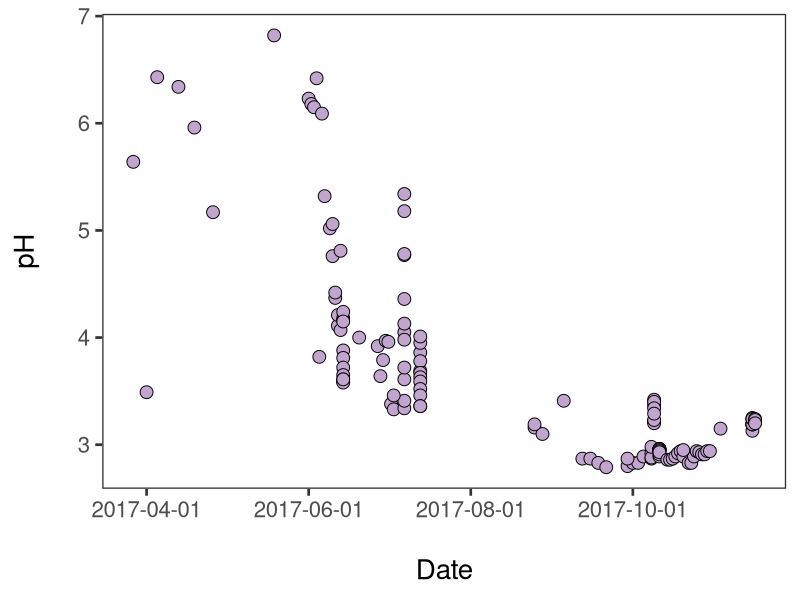
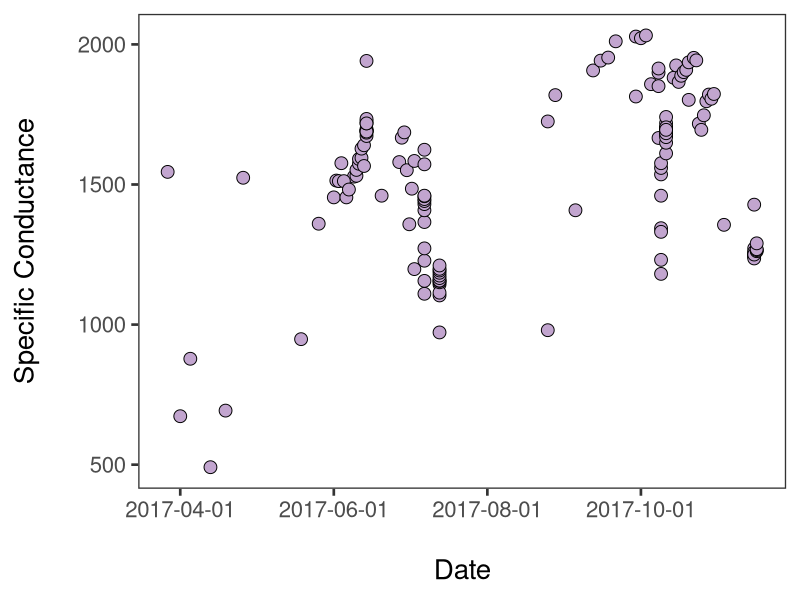
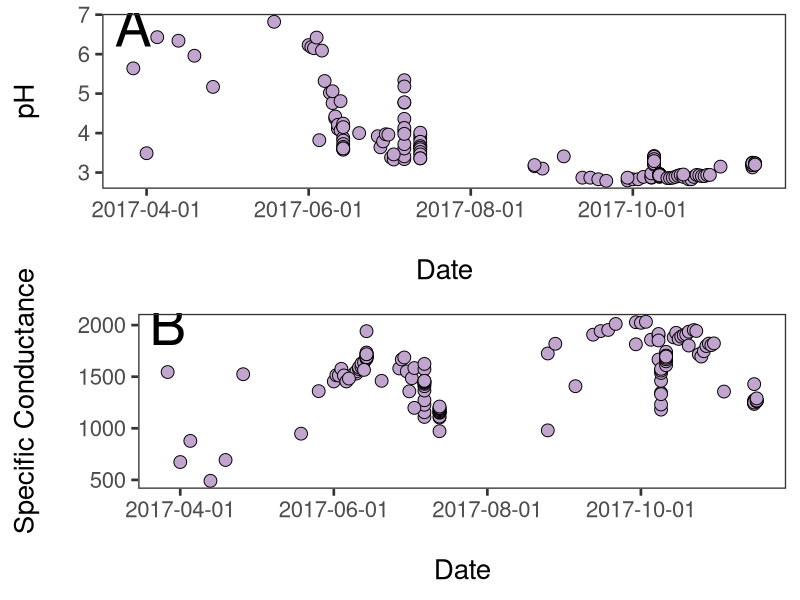
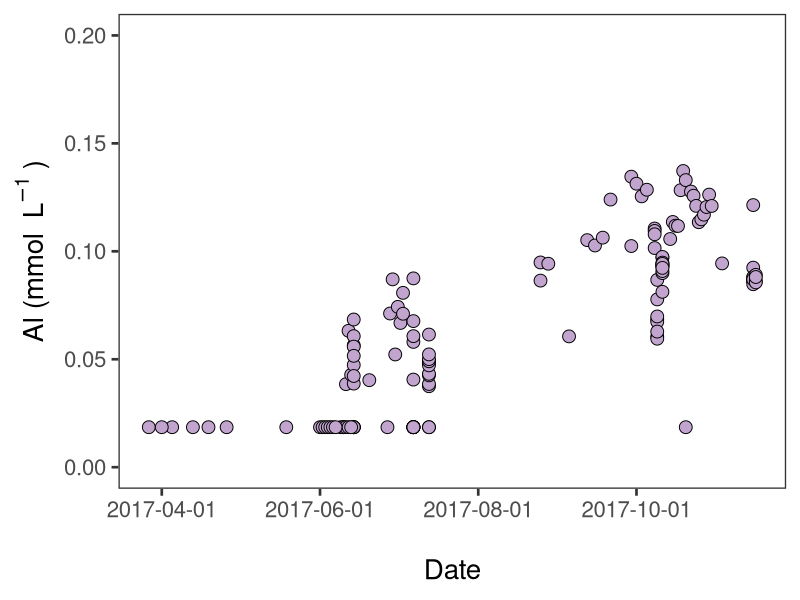
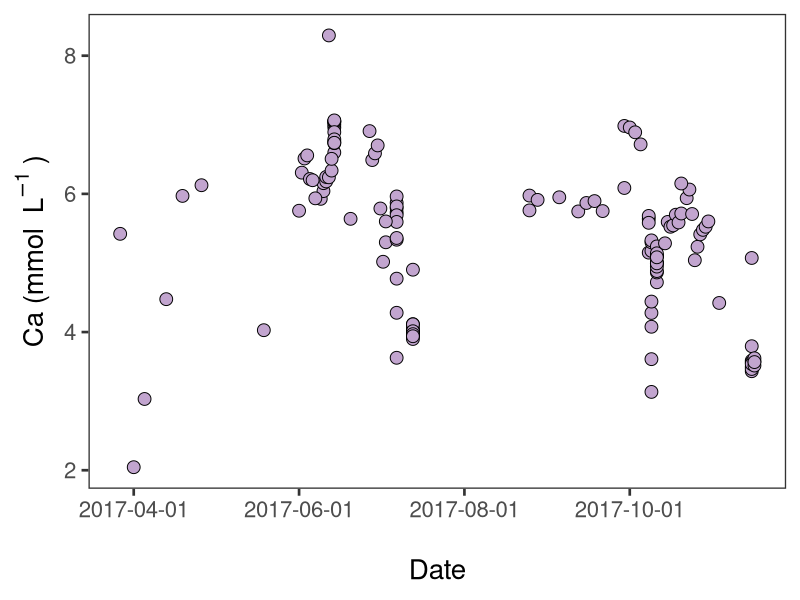
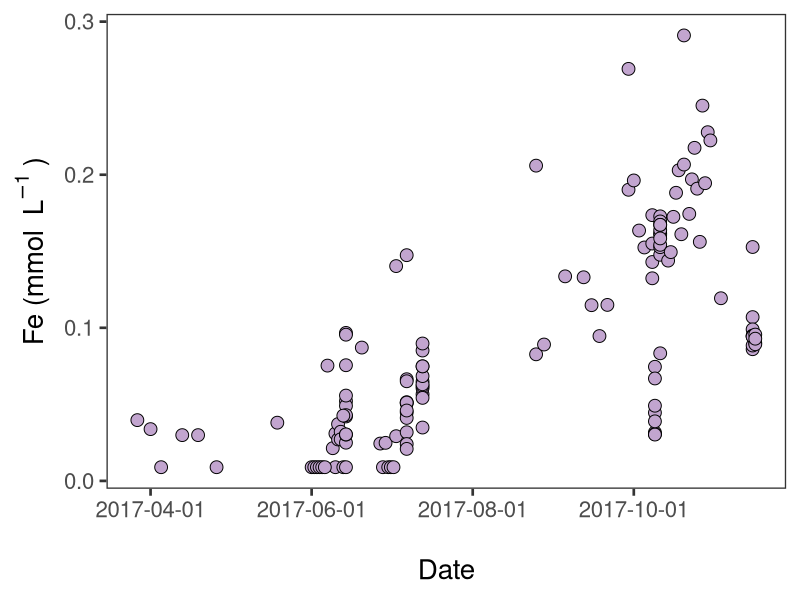
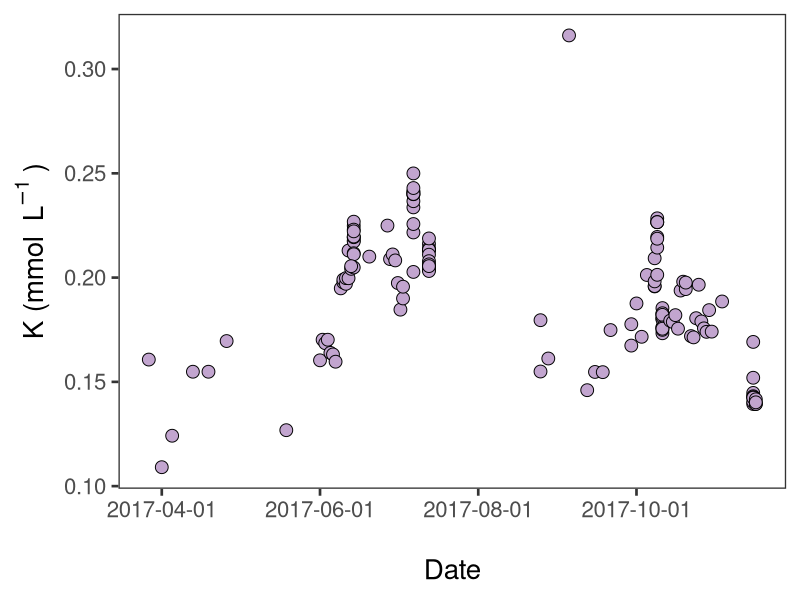
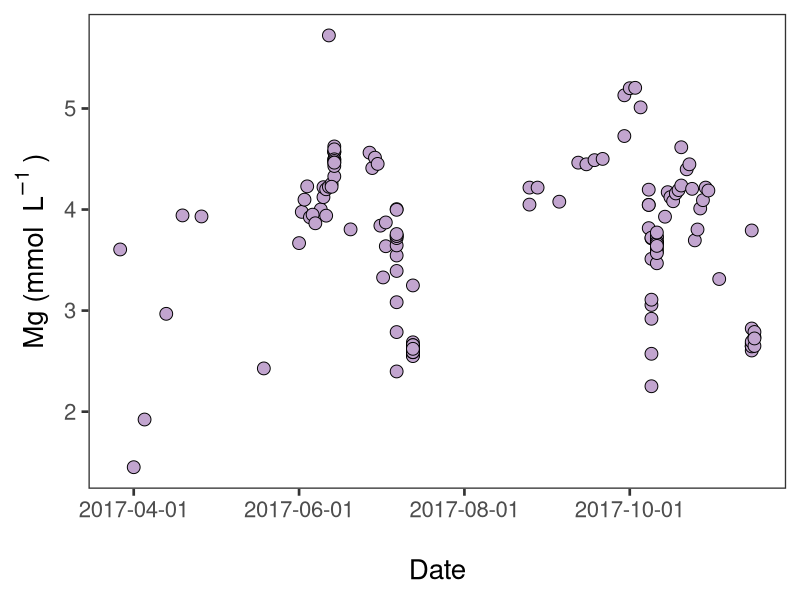

Source code (R) for these figures, in order: (Note: this script raises an error after producing the figures.)
#Call outlet data by date
Outchem<-read.csv(file="Outchemdate.csv",header=TRUE)
#Call Q 
Discharge<-read.csv(file="discharge.csv",header=TRUE)

#Transform mg/L to mmol/L

Outchem$Al_mmolL<-(Outchem$Al_mgL/26.982)
Outchem$Ca_mmolL<-(Outchem$Ca_mgL/40.08)
Outchem$Fe_mmolL<-(Outchem$Fe_mgL/55.845)
Outchem$K_mmolL<-(Outchem$K_mgL/39.099)
Outchem$Mg_mmolL<-(Outchem$Mg_mgL/24.305)
Outchem$Mn_mmolL<-(Outchem$Mn_mgL/54.938)
Outchem$Na_mmolL<-(Outchem$Na_mgL/22.99)
Outchem$SO42_mmolL<-(Outchem$SO42_mgL/96.06)
Outchem$Cl_mmolL<-(Outchem$Cl_mgL/35.453)

#Pulls out day of year to plot as x variable (makes scatter plot)
library(lubridate)
Outchem$newdate<-mdy(Outchem$Date)
Outchem$doy<-yday(Outchem$newdate)

#pH and EC std dev and std err
library(plyr)
outlet.summary<-ddply(Outchem, c("Site"), summarise,
                            pHmean = mean(pH, na.rm=TRUE), pHsd = sd(pH, na.rm=TRUE),
                            pHsem = sd(pH, na.rm=TRUE)/sqrt(length(pH)),
                            ECmean = mean(EC,na.rm=TRUE), ECsd = sd(EC,na.rm=TRUE),
                            ECsem = sd(EC,na.rm=TRUE)/sqrt(length(EC)),
                      Almean = mean(Al_mmolL,na.rm=TRUE), Alsd = sd(Al_mmolL,na.rm=TRUE),
                      Alsem = sd(Al_mmolL,na.rm=TRUE)/sqrt(length(Al_mmolL)),
                      Camean = mean(Ca_mmolL,na.rm=TRUE), Casd = sd(Ca_mmolL,na.rm=TRUE),
                      Casem = sd(Ca_mmolL,na.rm=TRUE)/sqrt(length(Ca_mmolL)),
                      Femean = mean(Fe_mmolL,na.rm=TRUE), Fesd = sd(Fe_mmolL,na.rm=TRUE),
                      Fesem = sd(Fe_mmolL,na.rm=TRUE)/sqrt(length(Fe_mmolL)),
                      Kmean = mean(K_mmolL,na.rm=TRUE), Ksd = sd(K_mmolL,na.rm=TRUE),
                      Ksem = sd(K_mmolL,na.rm=TRUE)/sqrt(length(K_mmolL)),
                      Mgmean = mean(Mg_mmolL,na.rm=TRUE), Mgsd = sd(Mg_mmolL,na.rm=TRUE),
                      Mgsem = sd(Mg_mmolL,na.rm=TRUE)/sqrt(length(Mg_mmolL)),
                      Mnmean = mean(Mn_mmolL,na.rm=TRUE), Mnsd = sd(Mn_mmolL,na.rm=TRUE),
                      Mnsem = sd(Mn_mmolL,na.rm=TRUE)/sqrt(length(Mn_mmolL)),
                      Namean = mean(Na_mmolL,na.rm=TRUE), Nasd = sd(Na_mmolL,na.rm=TRUE),
                      Nasem = sd(Na_mmolL,na.rm=TRUE)/sqrt(length(Na_mmolL)),
                      SO42mean = mean(SO42_mmolL,na.rm=TRUE), SO42sd = sd(SO42_mmolL,na.rm=TRUE),
                      SO42sem = sd(SO42_mmolL,na.rm=TRUE)/sqrt(length(SO42_mmolL)),
                      Clmean = mean(Cl_mmolL,na.rm=TRUE), Clsd = sd(Cl_mmolL,na.rm=TRUE),
                      Clsem = sd(Cl_mmolL,na.rm=TRUE)/sqrt(length(Cl_mmolL)))

#Plots outlet pH by date
library(ggplot2)
pal="#c2a5cf"
shape1=21
OutpH<-ggplot(Outchem, aes(newdate,pH))+
  geom_point(colour="black",size=4, fill=pal, pch=shape1)+
  theme_bw(base_size=20)+
  theme(panel.grid.major = element_blank(), panel.grid.minor = element_blank())+
  scale_x_date(breaks=c(as.Date("2017-04-01"),as.Date("2017-06-01"),as.Date("2017-08-01"),as.Date("2017-10-01"),as.Date("2017-12-01")))+
  xlab("\nDate")+
  ylab("pH\n")
#Call the graph
OutpH

#Plots outlet EC by date
library(ggplot2)
pal="#c2a5cf"
shape1=21
OutEC<-ggplot(Outchem, aes(newdate,EC))+
  geom_point(colour="black",size=4, fill=pal, pch=shape1)+
  theme_bw(base_size=20)+
  theme(panel.grid.major = element_blank(), panel.grid.minor = element_blank())+
  scale_x_date(breaks=c(as.Date("2017-04-01"),as.Date("2017-06-01"),as.Date("2017-08-01"),as.Date("2017-10-01"),as.Date("2017-12-01")))+
  xlab("\nDate")+
  ylab("Specific Conductance\n")
#Call the graph
OutEC

#Put outlet pH and EC plots in one figure
library(gridExtra)
library(lubridate)
startdate<-"2017-03-27"
xposition<-date(startdate)
OutpH.1<-OutpH+guides(fill=FALSE,shape=FALSE)+annotate("text",x=xposition,y=6.7,label="A",size=14)
OutEC.1<-OutEC+guides(fill=FALSE,shape=FALSE)+annotate("text",x=xposition,y=2000,label="B",size=14)
grid.arrange(arrangeGrob(OutpH.1,OutEC.1, ncol=1, widths=c(1)))

#Save to PDF
pdf("OutECpH.pdf",height=10,width=10)
grid.arrange(arrangeGrob(OutpH.1,OutEC.1, ncol=1, widths=c(1)))
dev.off()

#Plots outlet Al by date
library(ggplot2)
pal="#c2a5cf"
shape1=21
OutAl<-ggplot(Outchem, aes(newdate,Al_mmolL))+
  geom_point(colour="black",size=4, fill=pal, pch=shape1)+
  theme_bw(base_size=20)+
  theme(panel.grid.major = element_blank(), panel.grid.minor = element_blank())+
  guides(fill=guide_legend(title=NULL))+
  scale_x_date(breaks=c(as.Date("2017-04-01"),as.Date("2017-06-01"),as.Date("2017-08-01"),as.Date("2017-10-01"),as.Date("2017-12-01")))+
  ylim(0,0.2)+
  xlab("\nDate")+
  ylab("Al (mmol "~L^-1~")")
#Call the graph
OutAl

#Plots outlet Ca by date
library(ggplot2)
pal="#c2a5cf"
shape1=21
OutCa<-ggplot(Outchem, aes(newdate,Ca_mmolL))+
  geom_point(colour="black",size=4, fill=pal, pch=shape1)+
  theme_bw(base_size=20)+
  theme(panel.grid.major = element_blank(), panel.grid.minor = element_blank())+
  guides(fill=guide_legend(title=NULL))+
  scale_x_date(breaks=c(as.Date("2017-04-01"),as.Date("2017-06-01"),as.Date("2017-08-01"),as.Date("2017-10-01"),as.Date("2017-12-01")))+
  xlab("\nDate")+
  ylab("Ca (mmol "~L^-1~")")
#Call the graph
OutCa

#Plots outlet Fe by date
library(ggplot2)
pal="#c2a5cf"
shape1=21
OutFe<-ggplot(Outchem, aes(newdate,Fe_mmolL))+
  geom_point(colour="black",size=4, fill=pal, pch=shape1)+
  theme_bw(base_size=20)+
  theme(panel.grid.major = element_blank(), panel.grid.minor = element_blank())+
  guides(fill=guide_legend(title=NULL))+
  scale_x_date(breaks=c(as.Date("2017-04-01"),as.Date("2017-06-01"),as.Date("2017-08-01"),as.Date("2017-10-01"),as.Date("2017-12-01")))+
  xlab("\nDate")+
  ylab("Fe (mmol "~L^-1~")")
#Call the graph
OutFe

#Plots outlet K by date
library(ggplot2)
pal="#c2a5cf"
shape1=21
OutK<-ggplot(Outchem, aes(newdate,K_mmolL))+
  geom_point(colour="black",size=4, fill=pal, pch=shape1)+
  theme_bw(base_size=20)+
  theme(panel.grid.major = element_blank(), panel.grid.minor = element_blank())+
  guides(fill=guide_legend(title=NULL))+
  scale_x_date(breaks=c(as.Date("2017-04-01"),as.Date("2017-06-01"),as.Date("2017-08-01"),as.Date("2017-10-01"),as.Date("2017-12-01")))+
  xlab("\nDate")+
  ylab("K (mmol "~L^-1~")")
#Call the graph
OutK

#Plots outlet Mg by date
library(ggplot2)
pal="#c2a5cf"
shape1=21
OutMg<-ggplot(Outchem, aes(newdate,Mg_mmolL))+
  geom_point(colour="black",size=4, fill=pal, pch=shape1)+
  theme_bw(base_size=20)+
  theme(panel.grid.major = element_blank(), panel.grid.minor = element_blank())+
  guides(fill=guide_legend(title=NULL))+
  scale_x_date(breaks=c(as.Date("2017-04-01"),as.Date("2017-06-01"),as.Date("2017-08-01"),as.Date("2017-10-01"),as.Date("2017-12-01")))+
  xlab("\nDate")+
  ylab("Mg (mmol "~L^-1~")")
#Call the graph
OutMg

#Plots outlet Mn by date
library(ggplot2)
pal="#c2a5cf"
shape1=21
OutMn<-ggplot(Outchem, aes(newdate,Mn_mmolL))+
  geom_point(colour="black",size=4, fill=pal, pch=shape1)+
  theme_bw(base_size=20)+
  theme(panel.grid.major = element_blank(), panel.grid.minor = element_blank())+
  guides(fill=guide_legend(title=NULL))+
  scale_x_date(breaks=c(as.Date("2017-04-01"),as.Date("2017-06-01"),as.Date("2017-08-01"),as.Date("2017-10-01"),as.Date("2017-12-01")))+
  ylim(0,0.65)+
  xlab("\nDate")+
  ylab("Mn (mmol "~L^-1~")")
#Call the graph
OutMn

#Plots outlet Na by date
library(ggplot2)
pal="#c2a5cf"
shape1=21
OutNa<-ggplot(Outchem, aes(newdate,Na_mmolL))+
  geom_point(colour="black",size=4, fill=pal, pch=shape1)+
  theme_bw(base_size=20)+
  theme(panel.grid.major = element_blank(), panel.grid.minor = element_blank())+
  guides(fill=guide_legend(title=NULL))+
  scale_x_date(breaks=c(as.Date("2017-04-01"),as.Date("2017-06-01"),as.Date("2017-08-01"),as.Date("2017-10-01"),as.Date("2017-12-01")))+
  xlab("\nDate")+
  ylab("Na (mmol "~L^-1~")")
#Call the graph
OutNa

#Plots outlet SO42- by date
library(ggplot2)
pal="#c2a5cf"
shape1=21
OutSO42<-ggplot(Outchem, aes(newdate,SO42_mmolL))+
  geom_point(colour="black",size=4, fill=pal, pch=shape1)+
  theme_bw(base_size=20)+
  theme(panel.grid.major = element_blank(), panel.grid.minor = element_blank())+
  guides(fill=guide_legend(title=NULL))+
  scale_x_date(breaks=c(as.Date("2017-04-01"),as.Date("2017-06-01"),as.Date("2017-08-01"),as.Date("2017-10-01"),as.Date("2017-12-01")))+
  xlab("\nDate")+
  ylab("S"~O[4]^-2~" (mmol "~L^-1~")")
#Call the graph
OutSO42

#Plots outlet Cl by date
library(ggplot2)
pal="#c2a5cf"
shape1=21
OutCl<-ggplot(Outchem, aes(newdate,Cl_mmolL))+
  geom_point(colour="black",size=4, fill=pal, pch=shape1)+
  theme_bw(base_size=20)+
  theme(panel.grid.major = element_blank(), panel.grid.minor = element_blank())+
  guides(fill=guide_legend(title=NULL))+
  xlab("\nDate")+
  ylab("Cl (mmol L-1)\n")
#Call the graph
OutCl

#Put all outlet plots in one figure
library(gridExtra)
library(lubridate)
startdate<-"2017-03-27"
xposition<-date(startdate)
OutCa.1<-OutCa+guides(fill=FALSE,shape=FALSE)+annotate("text",x=xposition,y=0.25,label="C",size=14)
OutFe.1<-OutFe+guides(fill=FALSE,shape=FALSE)+annotate("text",x=xposition,y=2,label="A",size=14)
OutK.1<-OutK+guides(fill=FALSE,shape=FALSE)+annotate("text",x=xposition,y=0.6,label="E",size=14)
OutMg.1<-OutMg+guides(fill=FALSE,shape=FALSE)+annotate("text",x=xposition,y=4,label="D",size=14)
OutMn.1<-OutMn+guides(fill=FALSE,shape=FALSE)+annotate("text",x=xposition.1,y=0.8,label="B",size=14)
OutNa.1<-OutNa+guides(fill=FALSE,shape=FALSE)+annotate("text",x=xposition.1,y=0.8,label="F",size=14)
OutAl.1<-OutAl+guides(fill=FALSE,shape=FALSE)+annotate("text",x=xposition.1,y=0.8,label="F",size=14)
OutSO42.1<-OutSO42+guides(fill=FALSE,shape=FALSE)+annotate("text",x=xposition,y=14,label="G",size=12.5)
grid.arrange(arrangeGrob(OutFe.1,OutMn.1,OutCa.1,OutMg.1,OutK.1,OutNa.1,OutAl.1,OutSO42.1, ncol=2, widths=c(1,1)))

#Save to PDF
pdf("Outionbydate.pdf",height=20,width=20)
grid.arrange(arrangeGrob(OutFe.1,OutMn.1,OutCa.1,OutMg.1,OutK.1,OutNa.1,OutAl.1,OutSO42.1, ncol=2, widths=c(1,1)))
dev.off()

# Plot outlet pH and Fe by date
library(ggplot2)
yscale<-0.05

Out_pHFe_date<-ggplot(Outchem,aes(x=newdate))+
  geom_point(aes(y=pH),fill="purple",colour="black",pch=21,size=4)+
  geom_point(aes(y=Fe_mmolL/yscale,fill="orange"),colour="black",pch=21,size=4)+
  scale_y_continuous(sec.axis=sec_axis(~.*yscale,name="Concentration"))+
  scale_fill_manual(guide="legend",name="ions",
                    values=c("orange"),labels=c("Fe"))+
  labs(y="pH",
       x="Date")+
  theme_bw()+
  theme(panel.grid.major = element_blank(), panel.grid.minor = element_blank())

Out_pHFe_date
#Save to PDF
pdf("Out_pHFe_date.pdf",height=6,width=8)
Out_pHFe_date
dev.off()

#plot Q by Date
library(lubridate)
Discharge$newdate<-mdy_hm(Discharge$date_and_time)
Discharge$doy<-yday(Discharge$newdate)
Discharge$air_space<-(2*0.315)-(Discharge$level_m+0.315)
Discharge$air_space<-ifelse(Discharge$air_space >= 0, Discharge$air_space, 0)
Discharge$theta<-2*acos((0.315-Discharge$air_space)/0.315)
Discharge$Area_water<-(0.5*pi*(0.315^2))-(0.315^2*(Discharge$theta-sin(Discharge$theta))/2)
Discharge$Q_m3s<-Discharge$velocity_m_s*Discharge$Area_water
Discharge$Q_m3s<-ifelse(Discharge$Q_m3s >= 0, Discharge$Q_m3s, 0)
library(ggplot2)
OutQ<-ggplot(Discharge,aes(newdate,Q_m3s))+
  geom_line(colour="blue")+
  theme_bw(base_size=20)+
  theme(panel.grid.major = element_blank(), panel.grid.minor = element_blank())+
  guides(fill=guide_legend(title=NULL),shape=guide_legend(title=NULL))+
  xlab("\nDate")+
  ylab("Q ("~m^3~" "~s^-1~")")
#Call the graph
OutQ

#Save to PDF
pdf("OutQ.pdf",height=20,width=20)
OutQ
dev.off()
